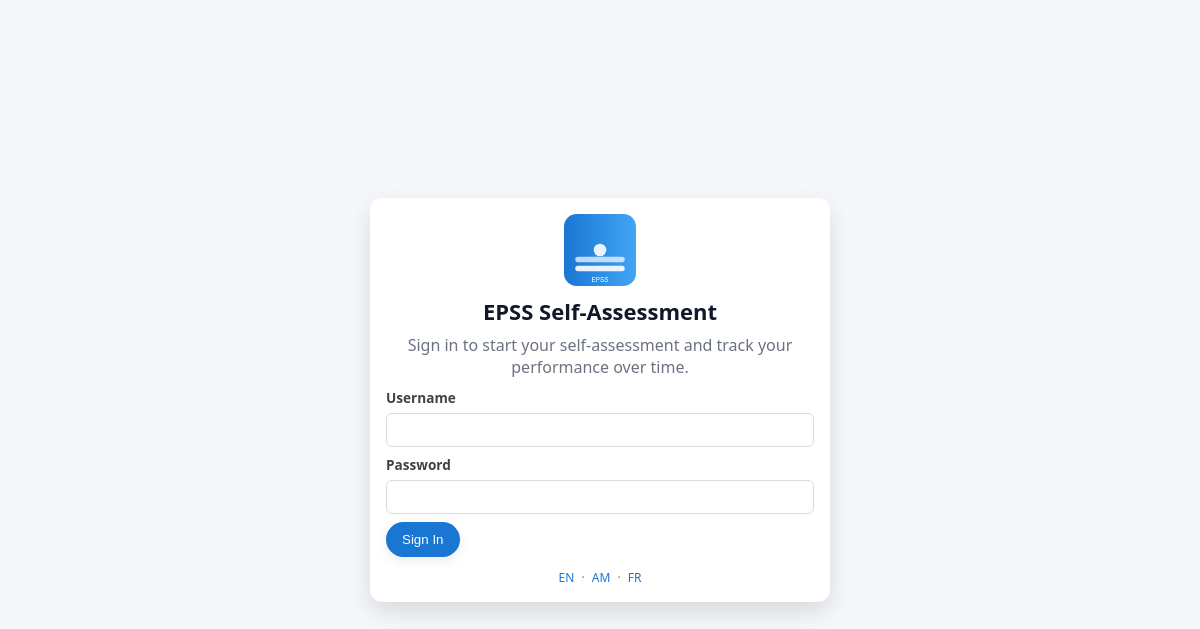
Before: / with the older database file.
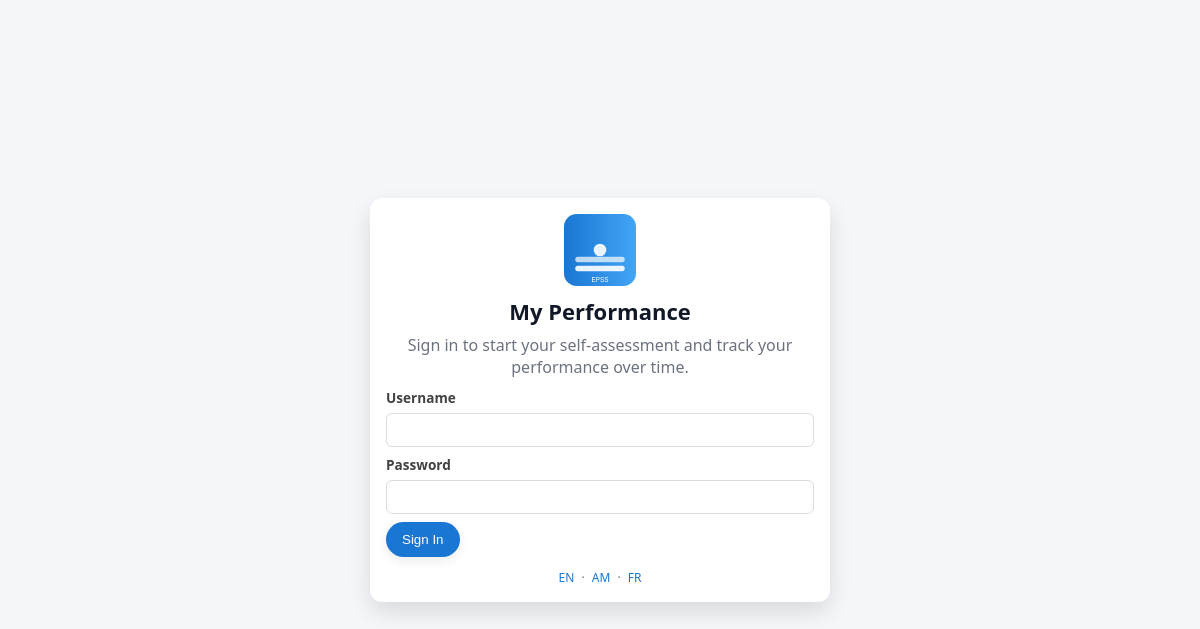
After: the same page with the newer database file.
### tables this page shows
CREATE TABLE site_config (
  id INT PRIMARY KEY,
  site_name VARCHAR(200) NULL,
  landing_text TEXT NULL,
  address VARCHAR(255) NULL,
  contact VARCHAR(255) NULL,
  logo_path VARCHAR(255) NULL
);

### config.php (called while the page is built, shortened)
<?php
require_once __DIR__.'/i18n.php';
function get_site_config(PDO $pdo): array {
    $cfg = $pdo->query("SELECT * FROM site_config WHERE id=1")->fetch();
    return $cfg ?: [];
}
?>

### i18n.php (called while the page is built)
<?php
function load_lang(string $lang): array {
    $file = __DIR__ . "/lang/$lang.json";
    if (!file_exists($file)) { $file = __DIR__ . "/lang/en.json"; }
    $json = file_get_contents($file);
    $arr = json_decode($json, true);
    return is_array($arr) ? $arr : [];
}
function t(array $t, string $key, string $fallback=''): string {
    return $t[$key] ?? ($fallback ?: $key);
}
?>

### index.php (the view, shortened to what this page needs)
<?php
require_once __DIR__.'/config.php';
$t = load_lang($_SESSION['lang'] ?? 'en');
$cfg = get_site_config($pdo);
$logo = $cfg['logo_path'] ? htmlspecialchars($cfg['logo_path']) : 'assets/img/epss-logo.svg';
$site_name = htmlspecialchars($cfg['site_name'] ?? 'My Performance');
$landing_text = htmlspecialchars($cfg['landing_text'] ?? '');
?>
<!doctype html>
<html lang="en">
<head>
  <link rel="stylesheet" href="assets/css/material.css">
  <link rel="stylesheet" href="assets/css/styles.css">
</head>
<body class="md-bg">
  <div class="md-container">
    <div class="md-card md-elev-3 md-login">
      <div class="md-card-media">
        <img src="<?=$logo?>" alt="Logo" class="md-logo">
        <h1 class="md-title"><?=$site_name?></h1>
      </div>
      <?php if ($landing_text): ?>
        <p class="md-subtitle"><?=$landing_text?></p>
      <?php else: ?>
        <p class="md-subtitle"><?=t($t,'welcome_msg','Sign in to start your self-assessment and track your performance over time.')?></p>
      <?php endif; ?>
      <form method="post" class="md-form">
        <label class="md-field">
          <span><?=t($t,'username','Username')?></span>
          <input name="username" required>
        </label>
        <label class="md-field">
          <span><?=t($t,'password','Password')?></span>
          <input type="password" name="password" required>
        </label>
        <button class="md-button md-primary md-elev-2"><?=t($t,'sign_in','Sign In')?></button>
      </form>
      <div class="md-meta">
        <div class="md-small lang-switch">
          <a href="set_lang.php?lang=en">EN</a> · <a href="set_lang.php?lang=am">AM</a> · <a href="set_lang.php?lang=fr">FR</a>
        </div>
      </div>
    </div>
  </div>
</body>
</html>

### assets/css/material.css (style rules this page uses)
:root { --md-primary: #1976d2; --md-on-primary: #fff; --md-bg: #f6f7fb; --md-surface: #ffffff; --md-muted: #6b7280; --md-danger: #c62828; --md-radius: 14px; }
* { box-sizing: border-box; }
body.md-bg { margin:0; background: var(--md-bg); color:#111827; font-family: system-ui, -apple-system, Segoe UI, Roboto, Helvetica, Arial, sans-serif; }
.md-card { background:var(--md-surface); border-radius:var(--md-radius); padding:16px; }
.md-elev-2 { box-shadow: 0 4px 12px rgba(0,0,0,.08); }
.md-elev-3 { box-shadow: 0 10px 24px rgba(0,0,0,.12); }
.md-button { display:inline-block; padding:10px 16px; border-radius:999px; border:0; background:#e5e7eb; color:#111827; text-decoration:none; cursor:pointer; }
.md-primary { background:var(--md-primary); color:var(--md-on-primary); }
.md-field { display:flex; flex-direction:column; margin:8px 0; }
.md-field > span { font-size:12px; color:var(--md-muted); margin-bottom:4px; }
.md-field input, .md-field select, .md-field textarea { border:1px solid #e5e7eb; border-radius:12px; padding:10px 12px; font-size:14px; background:#fff; }
.md-container { min-height:100vh; display:flex; align-items:center; justify-content:center; padding:24px; }
.md-login { max-width:460px; width:100%; }
.md-card-media { display:flex; align-items:center; flex-direction:column; gap:10px; margin-bottom:8px; }
.md-logo { height:72px; width:auto; }
.md-title { margin:0; font-size:22px; }
.md-subtitle { margin:0 0 10px; color:var(--md-muted); text-align:center; }
.md-meta { margin-top:12px; color:var(--md-muted); text-align:center; }
.md-small { font-size:12px; }
.lang-switch a { color:var(--md-primary); text-decoration:none; margin:0 4px; }

### assets/css/styles.css (style rules this page uses)
:root { --app-primary: #3949ab; --app-bg: #f5f7fb; }
body.md-bg { background: var(--app-bg); min-height: 100vh; }
.md-card { border-radius: 12px; overflow: hidden; }
.md-field select, .md-field input, .md-field textarea { width: 100%; padding: 0.5rem; border: 1px solid #dcdcdc; border-radius: 6px; }
.md-field span { display: block; margin-bottom: 0.35rem; font-size: 0.85rem; font-weight: 600; color: #424242; }

Changed rows visible on the page:
changed site_config: site_name "EPSS Self-Assessment" → "My Performance"
